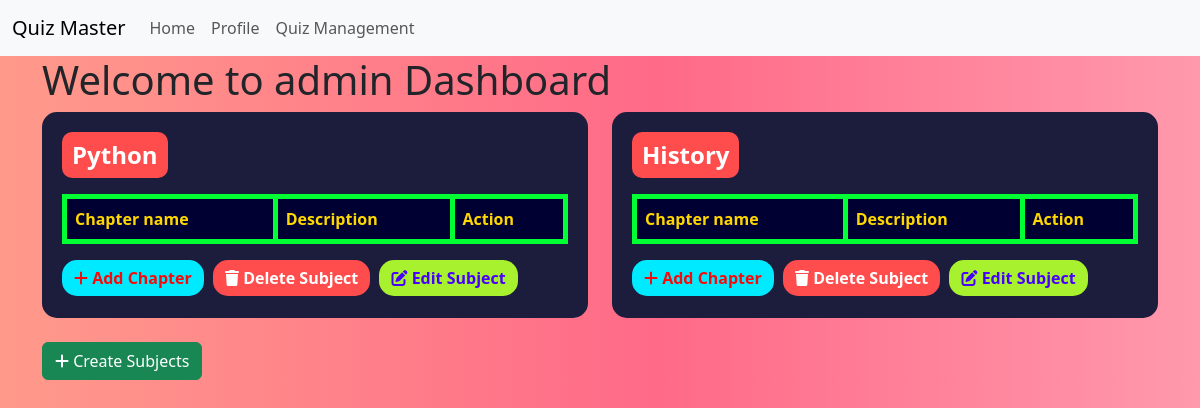
Page /admin (signed in) on the earlier database version.
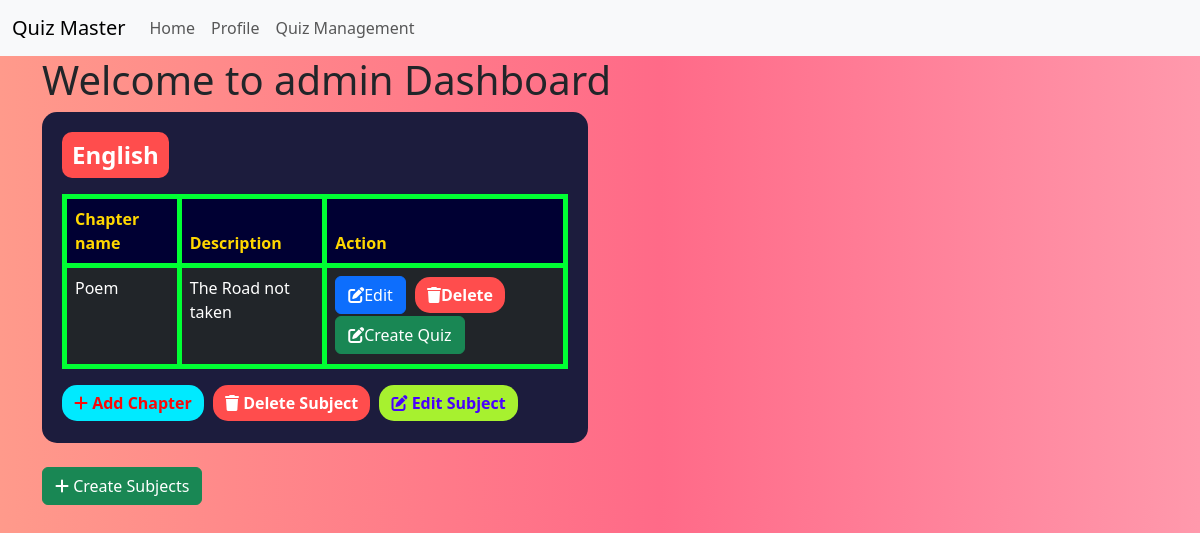
Same page on the later database version.
### models.py (models this page shows)
class Subject(db.Model):
    id = db.Column(db.Integer, primary_key = True)
    name = db.Column(db.String(64), nullable = False, unique = True)
    description = db.Column(db.String(150))
    chapters = db.relationship('Chapter', backref='subject', lazy=True)

class Chapter(db.Model):
    id = db.Column(db.Integer, primary_key = True)
    name = db.Column(db.String(64 ), nullable = False)
    description = db.Column(db.String(100))
    subject_id = db.Column(db.Integer, db.ForeignKey('subject.id'), nullable=False)

### routes.py (the view)
@app.route("/admin")
@admin_requried
def admin():
    subjects = Subject.query.all()
    print("Subjects found")
    return render_template('admin.html', subjects=subjects)

### routes.py (called while the page is built)
def admin_requried(func):
    @wraps(func)
    def inner(*args, **kwargs):
        if 'user_id' not in session:
            flash('You need to be logged in to access this page')
            return redirect(url_for('login'))
        user = User.query.get(session['user_id'])
        if not user.is_admin:
            flash('You are not authorized to access this page')
            return redirect(url_for('home'))
        return func(*args, **kwargs)
    return inner

### templates/admin.html (shortened to what this page needs)
{% extends 'layout.html' %}
{% block content %}
<h1>Welcome to admin Dashboard</h1>
<div class="row">
    {% for subject in subjects %}
    <div class="col-md-6 mb-4">
        <div class="custom-card">
            <span class="subject-title">{{subject.name}}</span>
            <div class="mt-3">
                <div class="chapter-section">
                    <table class="table table-bordered table-dark">
                        <thead>
                            <tr>
                                <th>Chapter name</th>
                                <th>Description</th>
                                <th>Action</th>
                            </tr>
                        </thead>
                        <tbody>
                            {% for chapter in subject.chapters %}
                            <tr>
                                <td>{{ chapter.name }}</td>
                                <td>{{ chapter.description }}</td>
                                <td>
                                    <a href="{{ url_for('edit_chapter', id=chapter.id) }}" class="btn btn-primary">
                                        <i class="fas fa-edit"></i>Edit</a>
                                    <a href="{{ url_for('delete_chapter', id=chapter.id) }}" class="btn btn-delete">
                                        <i class="fas fa-trash"></i>Delete</a>
                                    <a href="{{ url_for('create_quiz', id=chapter.id) }}" class="btn btn-success">
                                        <i class="fas fa-edit"></i>Create Quiz</a>
                                </td>
                            </tr>
                            {% endfor %}
                        </tbody>
                    </table>
                </div>
                <a href="{{url_for('chapter_add', subject_id=subject.id)}}" class="btn btn-add">
                    <i class="fas fa-plus"></i> Add Chapter
                </a>
                <a href="{{ url_for('delete_subject', id=subject.id) }}" class="btn btn-delete">
                    <i class="fas fa-trash"></i> Delete Subject
                </a>
                <a href="{{ url_for('edit_subject', id=subject.id) }}" class="btn btn-edit">
                    <i class="fas fa-edit"></i> Edit Subject
                </a>
            </div>
        </div>
    </div>
    {% endfor %}
</div>
<a href="{{url_for('subject_add')}}" class="btn btn-success">
    <i class="fas fa-plus"></i>
    Create Subjects
</a>
{% endblock %}

### templates/layout.html (shortened to what this page needs)
<!DOCTYPE html>
<html lang="en">
<head>
  <link href="https://cdn.jsdelivr.net/npm/bootstrap@5.3.3/dist/css/bootstrap.min.css" rel="stylesheet"
>
  <link rel="stylesheet" href="https://cdnjs.cloudflare.com/ajax/libs/font-awesome/6.7.2/css/all.min.css"
 />
</head>
<body>
  {% include 'navbar.html' %}
  <div class="container">
    {% block content %}
    {% endblock %}
  </div>
</body>
</html>

### templates/navbar.html (shortened to what this page needs)
<nav class="navbar navbar-expand-lg bg-body-tertiary">
  <div class="container-fluid">
    <a class="navbar-brand" href="/">Quiz Master</a>
    <div class="collapse navbar-collapse" id="navbarSupportedContent">
      <ul class="navbar-nav me-auto mb-2 mb-lg-0">
        {% if 'user_id' in session %}
        <li class="nav-item">
          <a class="nav-link" href="{{ url_for('home') }}">Home</a>
        </li>
        <li class="nav-item">
          <a class="nav-link" href="{{ url_for('profile') }}">Profile</a>
        </li>
        <li class="nav-item">
          <a class="nav-link" href="{{ url_for('quiz_management') }}">Quiz Management</a>
        </li>
        {% endif %}
      </ul>
    </div>
  </div>
</nav>

### templates/admin.html (style rules this page uses)
body { background-color: #FF9A8B; background-image: linear-gradient(90deg, #FF9A8B 0%, #FF6A88 55%, #FF99AC 100%); }
.custom-card { border-radius: 15px; background-color: #1c1c3d; color: white; padding: 20px; }
.subject-title { font-size: 1.5rem; font-weight: bold; background-color: #ff4d4d; color: white; padding: 5px 10px; border-radius: 10px; display: inline-block; }
.btn-add { background-color: #00eaff; color: rgb(248, 10, 10); border: none; font-weight: bold; border-radius: 15px; }
.btn-delete { background-color: #ff4d4d; color: white; border: none; font-weight: bold; border-radius: 15px; }
.btn-edit { background-color: #a7f12f; color: rgb(72, 0, 253); border: none; font-weight: bold; border-radius: 15px; }
.chapter-section { margin-top: 15px; }
.chapter-section table { background: #1a237e; color: #ffd700; }
.chapter-section th { background: #000033; color: #ffd700; border: 5px solid #00ff33; }
.chapter-section td { border-color: #00ff33; border: 5px solid #00ff33 }
.chapter-section tr { border: 1px solid #00ff33; }
.btn { margin-right: 5px; margin-bottom: 2px; }

Differences in the rows shown:
removed Subject: name "Python"
removed Subject: name "History"
added Subject: name "English"
added Chapter: name "Poem", description "The Road not taken"
